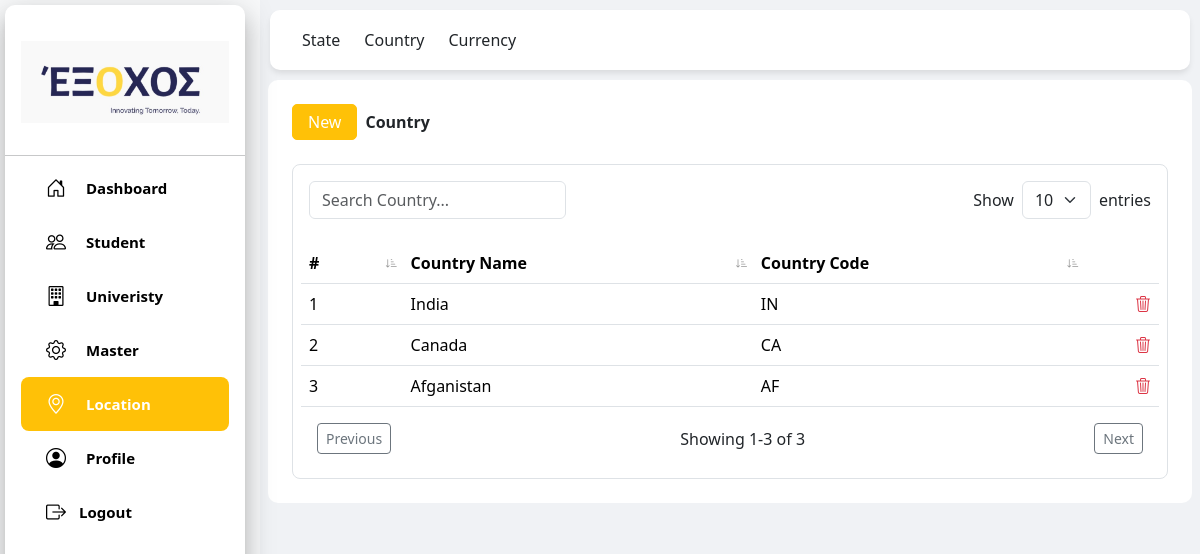
/contact/country/, run on the app's committed database.
### contact/models.py (models this page shows, shortened)
class ResCountry(models.Model):
    name = models.CharField(max_length=50)
    country_code = models.CharField(max_length=5)

### contact/views.py (the view)
# urls.py: path('country/', views.country, name="country"),
def country(request):
    country_qs = ResCountry.objects.all()
    return render(request, 'country_page.html', {'countries': country_qs, 'page_title': 'Country',})

### templates/country_page.html (shortened to what this page needs)
{% load static %}
<!DOCTYPE html>
<html lang="en">
<head>
<script src="https://cdn.tailwindcss.com"></script>
<link href="https://cdn.jsdelivr.net/npm/bootstrap@5.3.2/dist/css/bootstrap.min.css" rel="stylesheet">
<link rel="stylesheet" href="https://cdn.jsdelivr.net/npm/bootstrap-icons@1.11.3/font/bootstrap-icons.css">
</head>
<body class="bg-light">
{% include "student_header.html"%}
<div class="top-header" style="border-radius: 10px; margin:10px">
    <div class="container-fluid d-flex justify-content-start">
        <a class="navbar-brand text-dark me-4" href="{% url 'contact:state'%}">State</a>
        <a class="navbar-brand text-dark me-4" href="{% url 'contact:country'%}">Country</a>
        <a class="navbar-brand text-dark me-4" href="{% url 'contact:currency'%}">Currency</a>
    </div>
</div>
<div class="content-wrapper">
    <div class="bg-white p-4 mx-2" style="border-radius: 10px;">
        <div class="d-flex align-items-center mb-4 gap-2">
            <button type="button" class="btn btn-warning" style="padding:5px 15px; border-radius: 5px; color:white;"
                data-bs-toggle="modal" data-bs-target="#newCountry">New</button>
                <b>{{ page_title }}</b>
        </div>
        <div class="position-fixed top-0 end-0 p-3" style="z-index:1100">
        </div>
        <main>
            <div class="bg-white overflow-hidden border border-gray-100 rounded-lg">
                <div class="d-flex justify-content-between align-items-center p-3">
                    <input type="text" id="searchInput" class="form-control w-auto" placeholder="Search Country...">
                    <div class="d-flex align-items-center">
                        <label for="pageSize" class="me-2 mb-0">Show</label>
                        <select id="pageSize" class="form-select w-auto">
                            <option value="10" selected>10</option>
                        </select>
                        <span class="ms-2">entries</span>
                    </div>
                </div>
                <div class="overflow-x-auto m-2">
                    <table class="table table-hover" id="countryTable">
                        <thead class="bg-light">
                            <tr>
                                <th class="sortable" data-column-index="0"># <span class="sort-icon bi bi-sort-down-alt"></span></th>
                                <th class="sortable" data-column-index="1">Country Name <span class="sort-icon bi bi-sort-down-alt"></span></th>
                                <th class="sortable" data-column-index="2">Country Code <span class="sort-icon bi bi-sort-down-alt"></span></th>
                                <th></th>
                            </tr>
                        </thead>
                        <tbody>
                            {% for country in countries %}
                            <tr>
                                <td>{{ forloop.counter }}</td>
                                <td>
                                    <a href="#" class="open-edit-modal" style="color:black; text-decoration:none;"
                                       data-bs-toggle="modal" data-bs-target="#EditModalCountry"
                                       data-id="{{ country.id }}" data-name="{{ country.name }}" data-country="{{ country.country_code }}">
                                       {{ country.name }}
                                    </a>
                                </td>
                                <td>{{ country.country_code }}</td>
                                <td class="text-end">
                                    <a href="#" class="open-delete-modal" style="color:red; text-decoration:none;"
                                       data-bs-toggle="modal" data-bs-target="#DeleteCurrentModal"
                                       data-delete-id="{{ country.id }}" data-delete-name="{{ country.name }}"
                                       data-url="{% url 'contact:country_delete' country.id %}">
                                       <i class="bi bi-trash3 text-danger"></i>
                                    </a>
                                </td>
                            </tr>
                            {% endfor %}
                        </tbody>
                    </table>
                    <div class="d-flex justify-content-between m-3">
                        <button class="btn btn-sm btn-outline-secondary" id="prevPage">Previous</button>
                        <span id="pageInfo" class="align-self-center"></span>
                        <button class="btn btn-sm btn-outline-secondary" id="nextPage">Next</button>
                    </div>
                </div>
            </div>
        </main>
    </div>
</div>
</body>
</html>

### templates/country_page.html (style rules this page uses)
.content-wrapper { margin-left: 260px; padding-top: 80px; background-color: #f0f2f5; min-height: 100vh; }
.top-header { position: fixed; top: 0; left: 260px; right: 0; z-index: 1020; background: #fff; box-shadow: 0 4px 6px -1px rgba(0,0,0,0.1); height: 60px; display: flex; align-items: center; padding: 0 20px; }
th.sortable { cursor: pointer; position: relative; padding-right: 25px; }
.sort-icon { position: absolute; right: 5px; top: 50%; transform: translateY(-50%); font-size: 0.75rem; color: #999; }

### data on the page
ResCountry: name "India", country_code "IN"
ResCountry: name "Canada", country_code "CA"
ResCountry: name "Afganistan", country_code "AF"

### other printed values
{{ page_title }} "Country"
